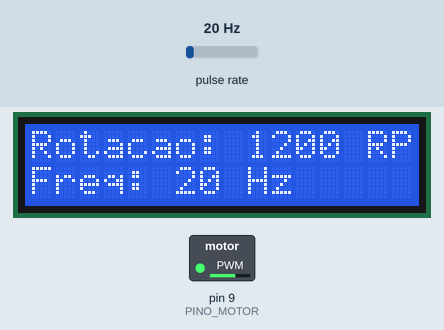
This sketch was run on a simulated Arduino Uno, built with avr-gcc and run on an emulated ATmega328P. Shown: 16×2 character LCD, switched loads named in the sketch (green lamp = pin HIGH). Wiring (inferred from the names in the program): pulse sensor: data pin 2. The test bench sets the inputs (shaded band); at power-on: pulse rate 20 Hz. What the sketch prints to the serial monitor is not drawn.

Above: at 1.7 s.
1.8 s: pulse rate (sensor on pin 2) set to 4 Hz
At 4.3 s:
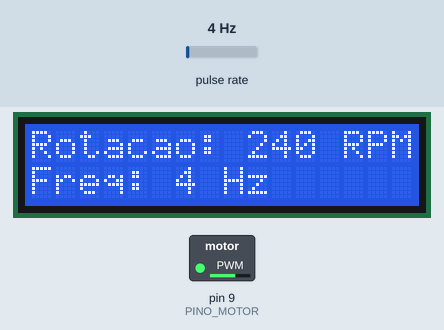
4.6 s: pulse rate (sensor on pin 2) set to 50 Hz
At 6.8 s:
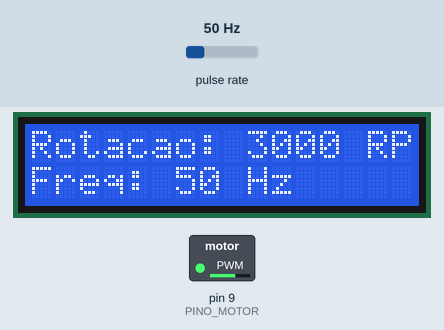
7.6 s: pulse rate (sensor on pin 2) set to 100 Hz
At 10.2 s:
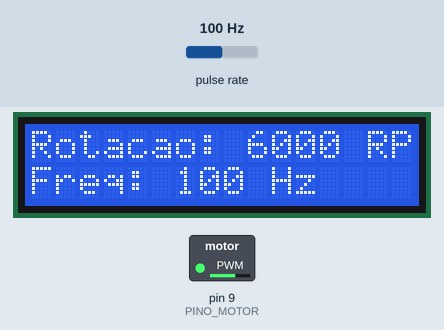
Timing chart, 0 to 11.7 s (numbered marks = the images above; inputs shaded):
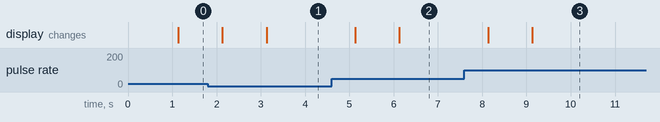

Measured:
- after the input at 1.8 s, the display: first changes after 0.33 s (image 1 shows a later state)
- after the input at 4.6 s, the display: first changes after 0.53 s (image 2 shows a later state)
- after the input at 7.6 s, the display: first changes after 0.53 s (image 3 shows a later state)

The sketch:

p77_tacometro_com_sensor_infravermelho.ino
```cpp
// ============================================================================
// Projeto 77 — Tacômetro com Sensor Infravermelho
// Placa: Arduino Uno R3 (ATmega328P) | Bibliotecas: Wire, LiquidCrystal I2C
// Material: 80 Projetos Arduino
// Medidor de RPM com TCRT5000 por Interrupção Externa (pino D2) + LCD 16x2 I2C
// ============================================================================

#include <Wire.h>
#include <LiquidCrystal_I2C.h>

const byte PINO_SENSOR  = 2;  // Saída DO do TCRT5000 (Interrupção INT0 no D2!)
const byte PINO_MOTOR   = 9;  // PWM para o transistor do motor DC de teste
const byte PINO_I2C_SDA = A4; // Barramento I2C SDA
const byte PINO_I2C_SCL = A5; // Barramento I2C SCL

// AJUSTE AQUI: Quantidade de marcas brancas ou pás por volta completa
const byte MARCAS_POR_VOLTA = 1;
const byte PWM_MOTOR_TESTE  = 160;

LiquidCrystal_I2C lcd(0x27, 16, 2);

volatile unsigned long contadorPulsos = 0;
volatile unsigned long ultimoPulsoUs  = 0;
unsigned long ultimaMedicaoMs = 0;

// Rotina de Serviço de Interrupção (ISR) chamada instantaneamente pelo hardware
void contarPulso() {
  unsigned long agoraUs = micros();
  // Filtro anti-ruído de 2 ms (permite medir até 30.000 RPM sem repique)
  if (agoraUs - ultimoPulsoUs >= 2000UL) {
    contadorPulsos++;
    ultimoPulsoUs = agoraUs;
  }
}

void setup() {
  (void)PINO_I2C_SDA;
  (void)PINO_I2C_SCL;
  Serial.begin(9600);

  pinMode(PINO_SENSOR, INPUT_PULLUP);
  pinMode(PINO_MOTOR, OUTPUT);
  analogWrite(PINO_MOTOR, PWM_MOTOR_TESTE);

  lcd.init();
  lcd.backlight();
  lcd.setCursor(0, 0);
  lcd.print(F("Tacometro Optico"));
  lcd.setCursor(0, 1);
  lcd.print(F("Medindo RPM...  "));

  attachInterrupt(digitalPinToInterrupt(PINO_SENSOR), contarPulso, FALLING);

  ultimaMedicaoMs = millis();
  Serial.println(F("Sistema pronto! Tacometro Digital por Interrupcao (D2)."));
}

void loop() {
  if (millis() - ultimaMedicaoMs >= 1000) {
    // Seção crítica: copia e zera o contador com interrupções pausadas
    noInterrupts();
    unsigned long pulsos = contadorPulsos;
    contadorPulsos = 0;
    interrupts();

    ultimaMedicaoMs += 1000;

    unsigned long rpm = (pulsos * 60UL) / MARCAS_POR_VOLTA;
    unsigned long hz  = pulsos / MARCAS_POR_VOLTA;

    lcd.setCursor(0, 0);
    lcd.print(F("Rotacao: "));
    lcd.print(rpm);
    lcd.print(F(" RPM   "));

    lcd.setCursor(0, 1);
    lcd.print(F("Freq: "));
    lcd.print(hz);
    lcd.print(F(" Hz      "));

    Serial.print(F("Pulsos/s (Hz): "));
    Serial.print(hz);
    Serial.print(F(" | Velocidade: "));
    Serial.print(rpm);
    Serial.println(F(" RPM"));
  }
}
```
